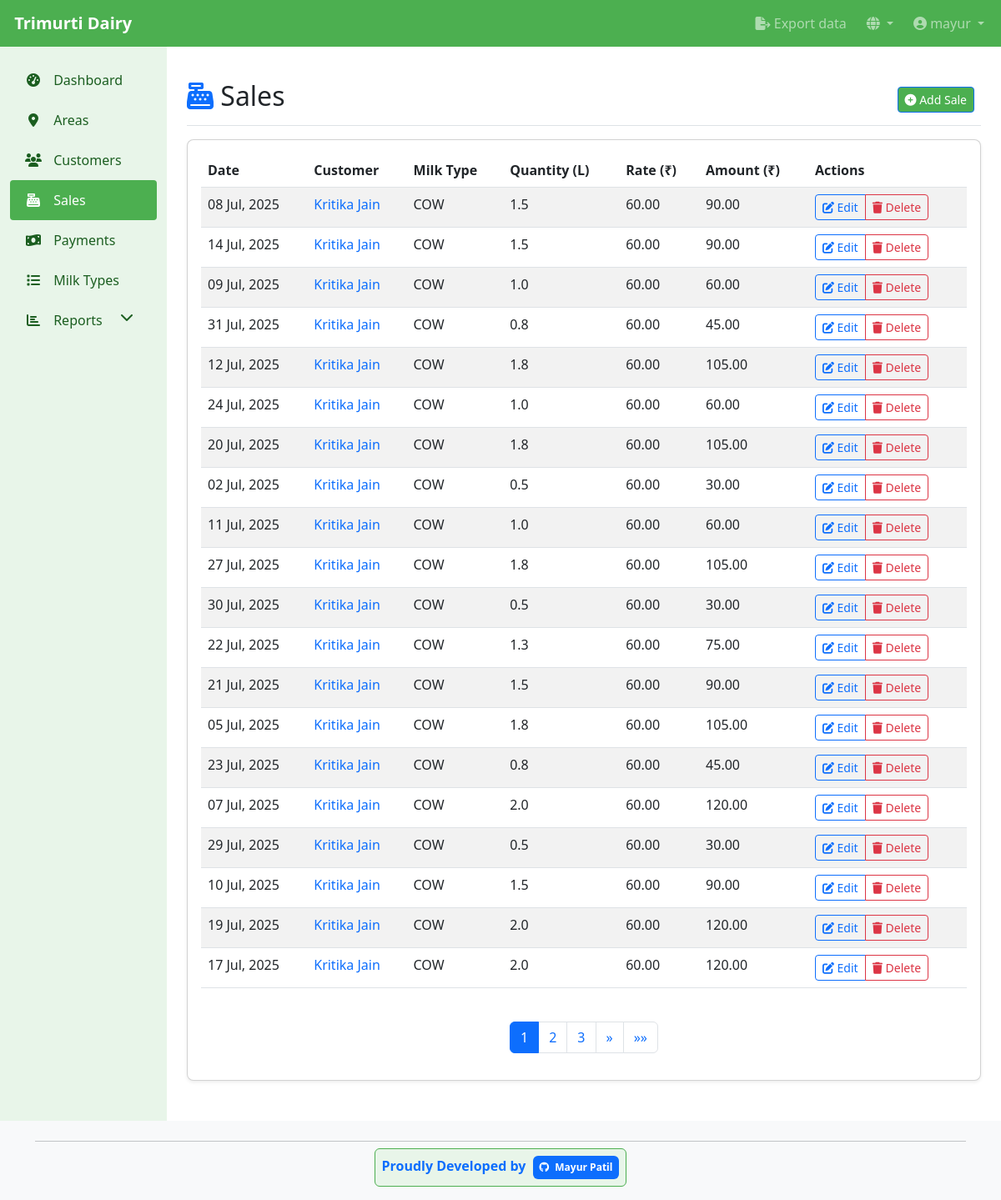
The page /en/dairy/sales/ (signed in) on the database its author committed.
### dairy_app/models.py (models this page shows, shortened)
class Sale(models.Model):
    user = models.ForeignKey(User, on_delete=models.CASCADE, related_name='sales')
    customer = models.ForeignKey(Customer, on_delete=models.CASCADE, related_name='sales')
    milk_type = models.ForeignKey(MilkType, on_delete=models.CASCADE, related_name='sales')
    date = models.DateField(default=timezone.now)
    quantity = models.DecimalField(max_digits=10, decimal_places=2, help_text='Quantity in liters')
    rate = models.DecimalField(max_digits=10, decimal_places=2, help_text='Rate in Rs per liter')
    notes = models.TextField(blank=True, null=True)
    created_at = models.DateTimeField(auto_now_add=True)
    updated_at = models.DateTimeField(auto_now=True)
    class Meta:
        ordering = ['-date', 'customer__name']
    def total_amount(self):
        return self.quantity * self.rate

class Customer(models.Model):
    user = models.ForeignKey(User, on_delete=models.CASCADE, related_name='customers')
    name = models.CharField(max_length=200)
    address = models.TextField(blank=True, null=True)
    phone = models.CharField(max_length=20, blank=True, null=True)
    milk_types = models.ManyToManyField(MilkType, related_name='customers')
    area = models.ForeignKey(Area, on_delete=models.SET_NULL, null=True, blank=True, related_name='customers')
    date_joined = models.DateTimeField(auto_now_add=True)
    class Meta:
        ordering = ['name']

class MilkType(models.Model):
    name = models.CharField(max_length=100)
    rate_per_liter = models.DecimalField(max_digits=10, decimal_places=2, help_text=_('Rate in Rs per liter'))
    class Meta:
        ordering = ['name']

### dairy_app/views.py (the view)
# urls.py: path('sales/', views.SaleListView.as_view(), name='sale_list'),
class SaleListView(LoginRequiredMixin, ListView):
    model = Sale
    template_name = 'dairy_app/sale_list.html'
    context_object_name = 'sales'
    paginate_by = 20
    def get_queryset(self):
        return Sale.objects.all().order_by('-created_at')

### dairy_app/templates/dairy_app/sale_list.html (shortened to what this page needs)
{% extends 'base.html' %}
{% load i18n %}
{% block content %}
<div class="d-flex justify-content-between flex-wrap flex-md-nowrap align-items-center pt-3 pb-2 mb-3 border-bottom">
    <h1 class="h2"><i class="fas fa-cash-register text-primary"></i> {% trans "Sales" %}</h1>
    <div class="btn-toolbar mb-2 mb-md-0">
        <div class="btn-group me-2">
            <a href="{% url 'sale_add' %}" class="btn btn-sm btn-primary">
                <i class="fas fa-plus-circle"></i> {% trans "Add Sale" %}
            </a>
        </div>
    </div>
</div>
<div class="card">
    <div class="card-body">
        {% if sales %}
        <div class="table-responsive">
            <table class="table table-striped table-hover">
                <thead>
                    <tr>
                        <th>{% trans "Date" %}</th>
                        <th>{% trans "Customer" %}</th>
                        <th>{% trans "Milk Type" %}</th>
                        <th>{% trans "Quantity" %} (L)</th>
                        <th>{% trans "Rate" %} (₹)</th>
                        <th>{% trans "Amount" %} (₹)</th>
                        <th>{% trans "Actions" %}</th>
                    </tr>
                </thead>
                <tbody>
                    {% for sale in sales %}
                    <tr>
                        <td>{{ sale.date|date:"d M, Y" }}</td>
                        <td>
                            <a href="{% url 'customer_detail' sale.customer.id %}" class="text-decoration-none">
                                {{ sale.customer.name }}
                            </a>
                        </td>
                        <td>{{ sale.milk_type.name }}</td>
                        <td>{{ sale.quantity|floatformat:1 }}</td>
                        <td>{{ sale.rate|floatformat:2 }}</td>
                        <td>{{ sale.total_amount|floatformat:2 }}</td>
                        <td>
                            <div class="btn-group btn-group-sm">
                                <a href="{% url 'sale_edit' sale.id %}" class="btn btn-outline-primary">
                                    <i class="fas fa-edit"></i> {% trans "Edit" %}
                                </a>
                                <a href="{% url 'sale_delete' sale.id %}" class="btn btn-outline-danger">
                                    <i class="fas fa-trash"></i> {% trans "Delete" %}
                                </a>
                            </div>
                        </td>
                    </tr>
                    {% endfor %}
                </tbody>
            </table>
        </div>
        {% if is_paginated %}
        <nav aria-label="Page navigation" class="mt-4">
            <ul class="pagination justify-content-center">
                {% for num in page_obj.paginator.page_range %}
                    {% if page_obj.number == num %}
                    <li class="page-item active">
                        <span class="page-link">{{ num }} <span class="sr-only">({% trans "current" %})</span></span>
                    </li>
                    {% elif num > page_obj.number|add:'-3' and num < page_obj.number|add:'3' %}
                    <li class="page-item"><a class="page-link" href="?page={{ num }}">{{ num }}</a></li>
                    {% endif %}
                {% endfor %}
                {% if page_obj.has_next %}
                <li class="page-item">
                    <a class="page-link" href="?page={{ page_obj.next_page_number }}" aria-label="Next">
                        <span aria-hidden="true">&raquo;</span>
                    </a>
                </li>
                <li class="page-item">
                    <a class="page-link" href="?page={{ page_obj.paginator.num_pages }}" aria-label="Last">
                        <span aria-hidden="true">&raquo;&raquo;</span>
                    </a>
                </li>
                {% endif %}
            </ul>
        </nav>
        {% endif %}
        {% endif %}
    </div>
</div>
{% endblock %}

### templates/base.html (shortened to what this page needs)
<!DOCTYPE html>
<html lang="{% if LANGUAGE_CODE %}{{ LANGUAGE_CODE }}{% else %}en{% endif %}">
<head>
    {% load i18n %}
    <link href="https://cdn.jsdelivr.net/npm/bootstrap@5.3.0/dist/css/bootstrap.min.css" rel="stylesheet">
    <link href="https://cdnjs.cloudflare.com/ajax/libs/font-awesome/6.4.0/css/all.min.css" rel="stylesheet">
</head>
<body>
    <nav class="navbar navbar-expand-lg navbar-dark fixed-top">
        <div class="container-fluid">
            <a class="navbar-brand" href="{% url 'dashboard' %}">
                 {% trans "Trimurti Dairy" %}
            </a>
            <div class="collapse navbar-collapse" id="navbarNav">
                <ul class="navbar-nav">
                    {% if user.is_authenticated %}
                    <li class="nav-item me-2">
                        <a class="nav-link {% if request.resolver_match.url_name == 'customer_export' %}active{% endif %}" href="{% url 'customer_export' %}">
                            <i class="fas fa-file-export"></i> {% trans "Export data" %}
                        </a>
                    </li>
                    <li class="nav-item dropdown me-2">
                        <a class="nav-link dropdown-toggle" href="#" id="languageDropdown" role="button" data-bs-toggle="dropdown" aria-expanded="false">
                            <i class="fas fa-globe"></i>
                        </a>
                            {% load i18n %}
                            {% get_current_language as LANGUAGE_CODE %}
                            {% get_available_languages as LANGUAGES %}
                            {% get_language_info_list for LANGUAGES as languages %}
                    </li>
                    <li class="nav-item dropdown">
                        <a class="nav-link dropdown-toggle" href="#" id="navbarDropdown" role="button" data-bs-toggle="dropdown" aria-expanded="false">
                            <i class="fas fa-user-circle"></i> {{ user.username }}
                        </a>
                    </li>
                    {% else %}
                    <li class="nav-item">
                        <a class="nav-link" href="{% url 'login' %}">{% trans "Login" %}</a>
                    </li>
                    {% endif %}
                </ul>
            </div>
        </div>
    </nav>
    <div class="container-fluid">
        <div class="row">
            {% if user.is_authenticated %}
            <div class="col-md-3 col-lg-2 d-md-block sidebar collapse">
                <div class="position-sticky pt-3">
                    <ul class="nav flex-column">
                        <li class="nav-item">
                            <a class="nav-link {% if request.resolver_match.url_name == 'dashboard' %}active{% endif %}" href="{% url 'dashboard' %}">
                                <i class="fas fa-tachometer-alt"></i> {% trans "Dashboard" %}
                            </a>
                        </li>
                        <li class="nav-item">
                            <a class="nav-link {% if 'area' in request.resolver_match.url_name %}active{% endif %}" href="{% url 'area_list' %}">
                                <i class="fas fa-map-marker-alt"></i> {% trans "Areas" %}
                            </a>
                        </li>
                        <li class="nav-item">
                            <a class="nav-link {% if 'customer' in request.resolver_match.url_name %}active{% endif %}" href="{% url 'customer_list' %}">
                                <i class="fas fa-users"></i> {% trans "Customers" %}
                            </a>
                        </li>
                        <li class="nav-item">
                            <a class="nav-link {% if 'sale' in request.resolver_match.url_name %}active{% endif %}" href="{% url 'sale_list' %}">
                                <i class="fas fa-cash-register fa-fw"></i> {% trans "Sales" %}
                            </a>
                        </li>
                        <li class="nav-item">
                            <a class="nav-link {% if 'payment' in request.resolver_match.url_name %}active{% endif %}" href="{% url 'payment_list' %}">
                                <i class="fas fa-money-bill-wave fa-fw"></i> {% trans "Payments" %}
                            </a>
                        </li>
                        <li class="nav-item">
                            <a class="nav-link {% if 'milk_type' in request.resolver_match.url_name %}active{% endif %}" href="{% url 'milk_type_list' %}">
                                <i class="fas fa-list"></i> {% trans "Milk Types" %}
                            </a>
                        </li>
                        <li class="nav-item">
                            <a class="nav-link" href="#" data-bs-toggle="collapse" data-bs-target="#reportsCollapse" aria-expanded="false">
                                <i class="fas fa-chart-bar"></i> {% trans "Reports" %} <i class="fas fa-chevron-down float-end"></i>
                            </a>
                        </li>
                    </ul>
                </div>
            </div>
            {% endif %}
            <main class="{% if user.is_authenticated %}col-md-9 ms-sm-auto col-lg-10 px-md-4{% else %}col-12{% endif %} main-content">
                {% block content %}{% endblock %}
            </main>
        </div>
    </div>
    <footer class="footer mt-auto py-3 bg-light">
        <div class="container">
            <div class="row">
                <div class="col-12 text-center">
                    <hr class="my-2">
                    <div class="developer-credit p-2 d-inline-block rounded" style="background-color: var(--light-color); border: 1px solid var(--primary-color);">
                        <strong class="text-primary">{% trans "Proudly Developed by" %}</strong>
                        <a href="https://github.com/mayur5204" target="_blank" class="text-decoration-none ms-1">
                            <span class="badge bg-primary p-2">
                                <i class="fab fa-github me-1"></i> Mayur Patil
                            </span>
                        </a>
                    </div>
                </div>
            </div>
        </div>
    </footer>
</body>
</html>

### templates/base.html (style rules this page uses)
:root { --primary-color: #4CAF50; --accent-color: #FFC107; --light-color: #E8F5E9; --dark-color: #1B5E20; }
body { padding-top: 56px; min-height: 100vh; display: flex; flex-direction: column; padding-bottom: 60px; }
.navbar { background-color: var(--primary-color); }
.navbar-brand { font-weight: bold; }
.sidebar { background-color: var(--light-color); min-height: calc(100vh - 56px); }
.sidebar .nav-link { color: var(--dark-color); padding: 0.75rem 1rem; border-radius: 0.25rem; }
.sidebar .nav-link.active { background-color: var(--primary-color); color: white; }
.sidebar .nav-link i { margin-right: 0.5rem; width: 24px; text-align: center; }
.card { margin-bottom: 1.5rem; border-radius: 0.5rem; box-shadow: 0 0.125rem 0.25rem rgba(0, 0, 0, 0.075); }
.btn-primary { background-color: var(--primary-color); border-color: var (--primary-color); }
.main-content { flex: 1; padding: 1.5rem; }
footer { background-color: var(--light-color); padding: 1rem 0; margin-top: auto; }
@media (min-width: 992px) { body { padding-bottom: 0; } }

### rows shown on the page
Sale: date "08 Jul, 2025", customer.name "Kritika Jain", milk_type.name "COW", quantity "1.5", rate "60.00", total_amount "90.00"
Sale: date "14 Jul, 2025", customer.name "Kritika Jain", milk_type.name "COW", quantity "1.5", rate "60.00", total_amount "90.00"
Sale: date "09 Jul, 2025", customer.name "Kritika Jain", milk_type.name "COW", quantity "1.0", rate "60.00", total_amount "60.00"
Sale: date "31 Jul, 2025", customer.name "Kritika Jain", milk_type.name "COW", quantity "0.8", rate "60.00", total_amount "45.00"
Sale: date "12 Jul, 2025", customer.name "Kritika Jain", milk_type.name "COW", quantity "1.8", rate "60.00", total_amount "105.00"
Sale: date "24 Jul, 2025", customer.name "Kritika Jain", milk_type.name "COW", quantity "1.0", rate "60.00", total_amount "60.00"
Sale: date "20 Jul, 2025", customer.name "Kritika Jain", milk_type.name "COW", quantity "1.8", rate "60.00", total_amount "105.00"
Sale: date "02 Jul, 2025", customer.name "Kritika Jain", milk_type.name "COW", quantity "0.5", rate "60.00", total_amount "30.00"
Sale: date "11 Jul, 2025", customer.name "Kritika Jain", milk_type.name "COW", quantity "1.0", rate "60.00", total_amount "60.00"
Sale: date "27 Jul, 2025", customer.name "Kritika Jain", milk_type.name "COW", quantity "1.8", rate "60.00", total_amount "105.00"
Sale: date "30 Jul, 2025", customer.name "Kritika Jain", milk_type.name "COW", quantity "0.5", rate "60.00", total_amount "30.00"
Sale: date "22 Jul, 2025", customer.name "Kritika Jain", milk_type.name "COW", quantity "1.3", rate "60.00", total_amount "75.00"
Sale: date "21 Jul, 2025", customer.name "Kritika Jain", milk_type.name "COW", quantity "1.5", rate "60.00", total_amount "90.00"
Sale: date "05 Jul, 2025", customer.name "Kritika Jain", milk_type.name "COW", quantity "1.8", rate "60.00", total_amount "105.00"
Sale: date "23 Jul, 2025", customer.name "Kritika Jain", milk_type.name "COW", quantity "0.8", rate "60.00", total_amount "45.00"
Sale: date "07 Jul, 2025", customer.name "Kritika Jain", milk_type.name "COW", quantity "2.0", rate "60.00", total_amount "120.00"
Sale: date "29 Jul, 2025", customer.name "Kritika Jain", milk_type.name "COW", quantity "0.5", rate "60.00", total_amount "30.00"
Sale: date "10 Jul, 2025", customer.name "Kritika Jain", milk_type.name "COW", quantity "1.5", rate "60.00", total_amount "90.00"
Sale: date "19 Jul, 2025", customer.name "Kritika Jain", milk_type.name "COW", quantity "2.0", rate "60.00", total_amount "120.00"
Sale: date "17 Jul, 2025", customer.name "Kritika Jain", milk_type.name "COW", quantity "2.0", rate "60.00", total_amount "120.00"

### other values the page prints
{{ user.username }} "mayur"
{{ num }} "1"
{{ num }} "2" "3"
